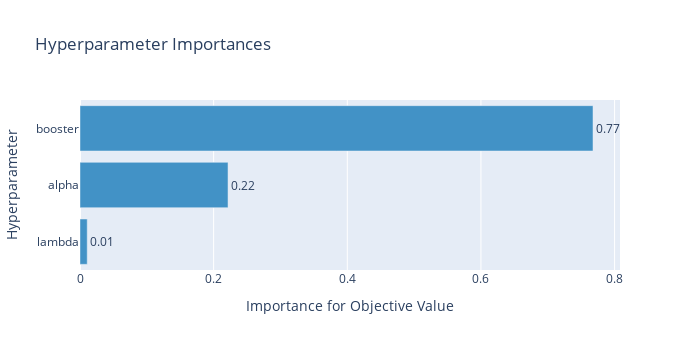

Notebook cell for this chart:
### Code cell
fig = optuna.visualization.plot_param_importances(study)
fig.update_layout(width=700, height=350)
fig

### Figure 1 — Plotly figure (JSON) as saved in the notebook; plotly's stock layout.template omitted (floating-point values rounded to 4 significant figures)
{"data": [{"cliponaxis": false, "hovertemplate": ["lambda (LogUniformDistribution): 0.010807122637676988<extra></extra>", "alpha (LogUniformDistribution): 0.22152012196406468<extra></extra>", "booster (CategoricalDistribution): 0.7676727553982583<extra></extra>"], "marker": {"color": "rgb(66,146,198)"}, "orientation": "h", "text": ["0.010807122637676988", "0.22152012196406468", "0.7676727553982583"], "textposition": "outside", "texttemplate": "%{text:.2f}", "type": "bar", "x": [0.01081, 0.2215, 0.7677], "y": ["lambda", "alpha", "booster"]}], "layout": {"height": 350, "showlegend": false, "title": {"text": "Hyperparameter Importances"}, "width": 700, "xaxis": {"title": {"text": "Importance for Objective Value"}}, "yaxis": {"title": {"text": "Hyperparameter"}}}}
